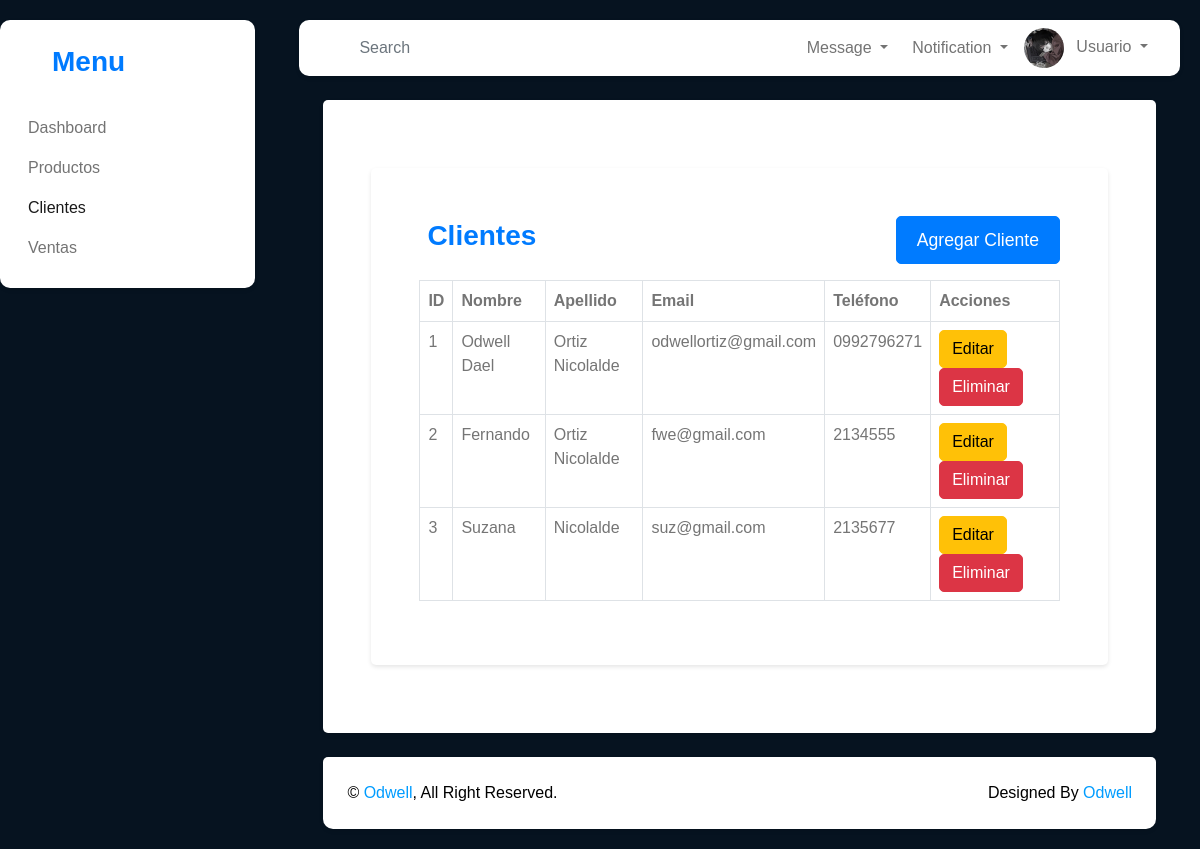
The page /views/clientes.php on the database its author committed.
### tables this page shows
CREATE TABLE `clientes` (
  `cliente_id` int(11) NOT NULL,
  `nombre` varchar(100) NOT NULL,
  `apellido` varchar(100) NOT NULL,
  `email` varchar(100) NOT NULL,
  `telefono` varchar(20) DEFAULT NULL
);

### controller/clientes.controller.php (called while the page is built, shortened)
<?php
require_once "../models/clientes.model.php";
class ControladorClientes {
    static public function ctrMostrarClientes($item, $valor) {
        $tabla = "clientes";
        $respuesta = ModeloClientes::mdlMostrarClientes($tabla, $item, $valor);
        return $respuesta;
    }
}
?>

### config/conexion.php (called while the page is built)
<?php
class Clase_Conectar {
    public static function Procedimiento_Conectar() {
        try {
            $con = new PDO("mysql:host=localhost;dbname=ventas", "root", "");
            $con->setAttribute(PDO::ATTR_ERRMODE, PDO::ERRMODE_EXCEPTION);
            return $con;
        } catch (PDOException $e) {
            die("Connection failed: " . $e->getMessage());
        }
    }
}
?>

### models/clientes.model.php (called while the page is built, shortened)
<?php
require_once "../config/conexion.php";
class ModeloClientes {
    static public function mdlMostrarClientes($tabla, $item, $valor) {
        if($item != null) {
            $stmt = Clase_Conectar::Procedimiento_Conectar()->prepare("SELECT * FROM $tabla WHERE $item = :$item");
            $stmt->bindParam(":".$item, $valor, PDO::PARAM_STR);
            $stmt->execute();
            $resultado = $stmt->fetch();
        } else {
            $stmt = Clase_Conectar::Procedimiento_Conectar()->prepare("SELECT * FROM $tabla");
            $stmt->execute();
            $resultado = $stmt->fetchAll();
        }
        return $resultado;
    }
}
?>

### views/clientes.php (the view, shortened to what this page needs)
<?php
require_once "../controller/clientes.controller.php";
$clientes = ControladorClientes::ctrMostrarClientes(null, null);
?>
<!DOCTYPE html>
<html lang="es">
<head>
    <link href="../public/css/bootstrap.min.css" rel="stylesheet">
    <link href="../public/css/style.css" rel="stylesheet">
</head>
<body>
    <div class="container-xxl position-relative bg-white d-flex p-0">
        <div class="sidebar pe-4 pb-3">
            <nav class="navbar bg-light navbar-light">
                <a href="../index.php" class="navbar-brand mx-4 mb-3">
                    <h3 class="text-primary"><i class="fa fa-hashtag me-2"></i>Menu</h3>
                </a>
                <div class="navbar-nav w-100">
                    <a href="../index.php" class="nav-item nav-link"><i class="fa fa-tachometer-alt me-2"></i>Dashboard</a>
                    <a href="productos.php" class="nav-item nav-link"><i class="fa fa-cube me-2"></i>Productos</a>
                    <a href="clientes.php" class="nav-item nav-link active"><i class="fa fa-users me-2"></i>Clientes</a>
                    <a href="ventas.php" class="nav-item nav-link"><i class="fa fa-shopping-cart me-2"></i>Ventas</a>
                </div>
            </nav>
        </div>
        <div class="content">
            <nav class="navbar navbar-expand bg-light navbar-light sticky-top px-4 py-0">
                <form class="d-none d-md-flex ms-4">
                    <input class="form-control border-0" type="search" placeholder="Search">
                </form>
                <div class="navbar-nav align-items-center ms-auto">
                    <div class="nav-item dropdown">
                        <a href="#" class="nav-link dropdown-toggle" data-bs-toggle="dropdown">
                            <span class="d-none d-lg-inline-flex">Message</span>
                        </a>
                    </div>
                    <div class="nav-item dropdown">
                        <a href="#" class="nav-link dropdown-toggle" data-bs-toggle="dropdown">
                            <span class="d-none d-lg-inline-flex">Notification</span>
                        </a>
                    </div>
                    <div class="nav-item dropdown">
                        <a href="#" class="nav-link dropdown-toggle" data-bs-toggle="dropdown">
                            <img class="rounded-circle me-lg-2" src="../public/img/user.jpg" alt="" style="width: 40px; height: 40px;">
                            <span class="d-none d-lg-inline-flex">Usuario</span>
                        </a>
                    </div>
                </div>
            </nav>
            <div class="container-fluid pt-4 px-4">
                <div class="row bg-light rounded align-items-center justify-content-center mx-0">
                    <div class="col-12 py-4">
                        <div class="bg-light rounded p-4 p-sm-5 my-4 mx-3">
                            <div class="d-flex align-items-center justify-content-between mb-3">
                                <h3 class="text-primary">
                                    <i class="fa fa-users me-2"></i>Clientes
                                </h3>
                                <button type="button" class="btn btn-primary" data-bs-toggle="modal" data-bs-target="#clienteModal">Agregar Cliente</button>
                            </div>
                            <table class="table table-bordered">
                                <thead>
                                    <tr>
                                        <th>ID</th>
                                        <th>Nombre</th>
                                        <th>Apellido</th>
                                        <th>Email</th>
                                        <th>Teléfono</th>
                                        <th>Acciones</th>
                                    </tr>
                                </thead>
                                <tbody id="clientesTableBody">
                                    <?php foreach ($clientes as $cliente): ?>
                                    <tr>
                                        <td><?php echo $cliente['cliente_id']; ?></td>
                                        <td><?php echo $cliente['nombre']; ?></td>
                                        <td><?php echo $cliente['apellido']; ?></td>
                                        <td><?php echo $cliente['email']; ?></td>
                                        <td><?php echo $cliente['telefono']; ?></td>
                                        <td>
                                            <button type="button" class="btn btn-warning btnEditarCliente" data-bs-toggle="modal" data-bs-target="#clienteModal" data-id="<?php echo $cliente['cliente_id']; ?>">Editar</button>
                                            <button type="button" class="btn btn-danger btnEliminarCliente" data-id="<?php echo $cliente['cliente_id']; ?>">Eliminar</button>
                                        </td>
                                    </tr>
                                    <?php endforeach; ?>
                                </tbody>
                            </table>
                        </div>
                    </div>
                </div>
            </div>
            <div class="container-fluid pt-4 px-4">
                <div class="bg-light rounded-top p-4">
                    <div class="row">
                        <div class="col-12 col-sm-6 text-center text-sm-start">
                            &copy; <a href="#">Odwell</a>, All Right Reserved.
                        </div>
                        <div class="col-12 col-sm-6 text-center text-sm-end">
                            Designed By <a href="#">Odwell</a>
                        </div>
                    </div>
                </div>
            </div>
        </div>
    </div>
</body>
</html>

### public/css/style.css (style rules this page uses)
body { font-family: 'Heebo', sans-serif; background-color: #113253; color: #22476b; }
.container-xxl { padding: 0; min-height: 100vh; display: flex; }
.sidebar { background-color: #061320; min-height: 100vh; padding-top: 20px; }
.sidebar a { color: #ffffff; text-decoration: none; }
.sidebar .navbar-brand { font-size: 1.5rem; color: #ffffff; }
.content { padding: 20px; flex: 1; background-color: #061320; color: #000000; }
.bg-light { background-color: #ffffff !important; padding: 20px; border-radius: 10px; box-shadow: 0 2px 4px rgba(0, 0, 0, 0.1); }
.btn-primary { background-color: #007bff; border-color: #007bff; color: #ffffff; font-size: 1.1rem; padding: 10px 20px; border-radius: 5px; }
.text-center { text-align: center; }
.text-primary { color: #007bff !important; }

### rows shown on the page
clientes: cliente_id "1", nombre "Odwell Dael", apellido "Ortiz Nicolalde", email "odwellortiz@gmail.com", telefono "0992796271"
clientes: cliente_id "2", nombre "Fernando", apellido "Ortiz Nicolalde", email "fwe@gmail.com", telefono "2134555"
clientes: cliente_id "3", nombre "Suzana", apellido "Nicolalde", email "suz@gmail.com", telefono "2135677"
